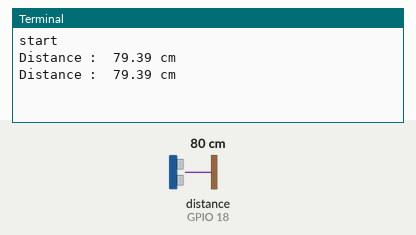
Simulated run of this program. Board: Raspberry Pi (BCM pin numbers). On the bench: the last lines printed to the terminal. The test bench sets the inputs (shaded band); at power-on: distance to the obstacle (sensor on GPIO 18) 80 cm. The echo pulse lasts 58.3 µs per cm; files the program writes start out absent; the clock reads 2024-03-15 10:24:30 at power-on unless the program sets it.

Above: at 1.2 s.
1.3 s: distance to the obstacle (sensor on GPIO 18) set to 2 cm
At 1.9 s:
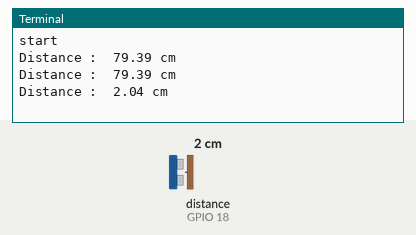
2.8 s: distance to the obstacle (sensor on GPIO 18) set to 4 cm
At 3.4 s:
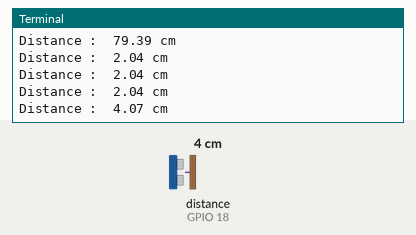
Timing chart, 0 to 5.8 s (numbered marks = the images above; inputs shaded):
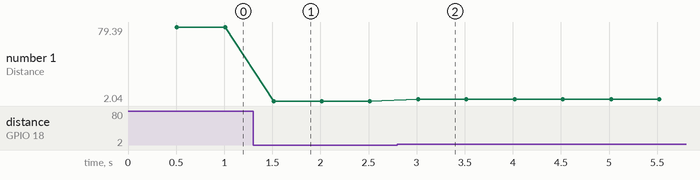

The program:

US_1.py
```python
import RPi.GPIO as gpio
import time

gpio.setmode(gpio.BCM)

trig = 17
echo = 18

print "start"

fp = open("us_1.txt",'w')

gpio.setup(trig, gpio.OUT)
gpio.setup(echo, gpio.IN)


try :
    while True :
        gpio.output(trig, False)
        time.sleep(0.5)

        gpio.output(trig, True)
        time.sleep(0.00001)
        gpio.output(trig, False)

        while gpio.input(echo) == 0 :
            pulse_start = time.time()

        while gpio.input(echo) == 1 :
            pulse_end = time.time()

        pulse_duration = pulse_end - pulse_start
        distance = pulse_duration * 17000
        distance = round(distance, 2)

        fp.write(str(distance))
        print "Distance : ", distance, "cm"


except :
    gpio.cleanup()
```

Measured:
- after the input at 1.3 s, the terminal: prints a new line after 0.21 s (image 1)
- after the input at 2.8 s, the terminal: prints a new line after 0.22 s (image 2)
- plotted number 1: 79.39 → 2.04 after the input at 1.3 s, 2.04 → 4.06 after the input at 2.8 s
